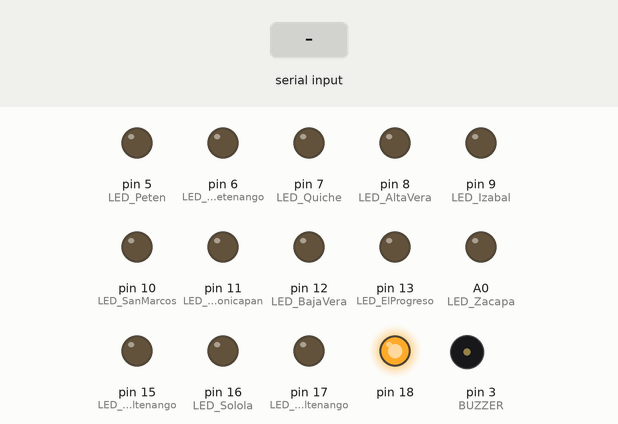
Simulated run of this sketch. Board: Arduino Uno, built with avr-gcc and run on an emulated ATmega328P. Shown: output pins drawn as LEDs (lit = HIGH), buzzer (waves = sounding). Inputs (shaded band) come from the test bench. Random numbers use the default seed unless the sketch sets one.

Above: at 1.8 s.
1.9 s: "Peten\n" received over the second serial link
At 3.0 s:
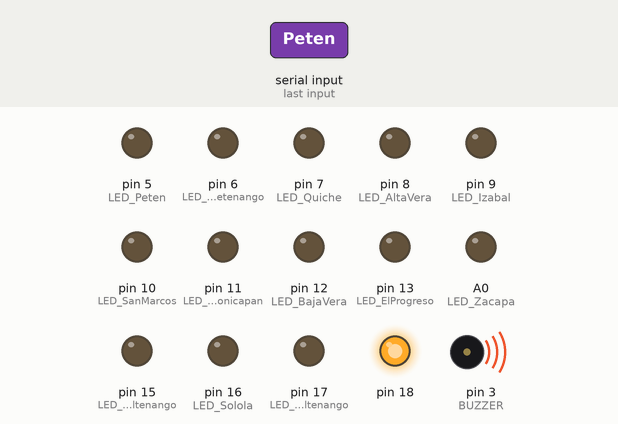
4.9 s: "Flores\n" received over the second serial link
At 7.7 s:
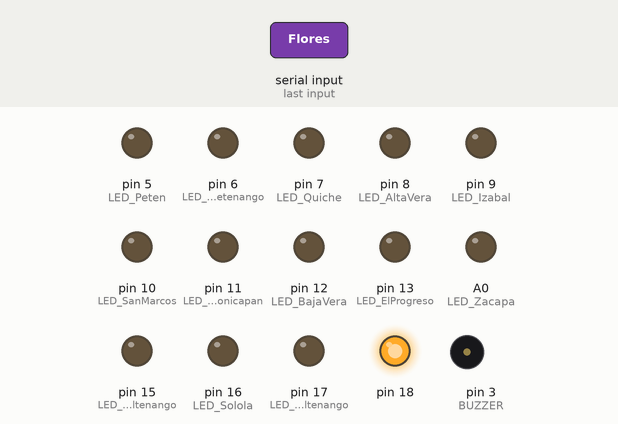
7.9 s: "Huehuetenango\n" received over the second serial link
At 8.8 s:
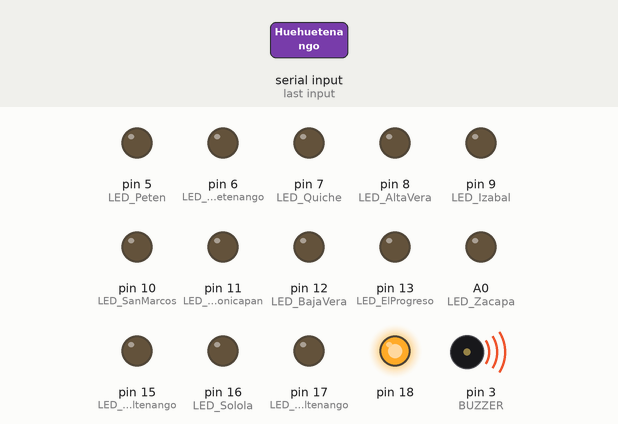
10.9 s: "Flores\n" received over the second serial link
At 12.1 s:
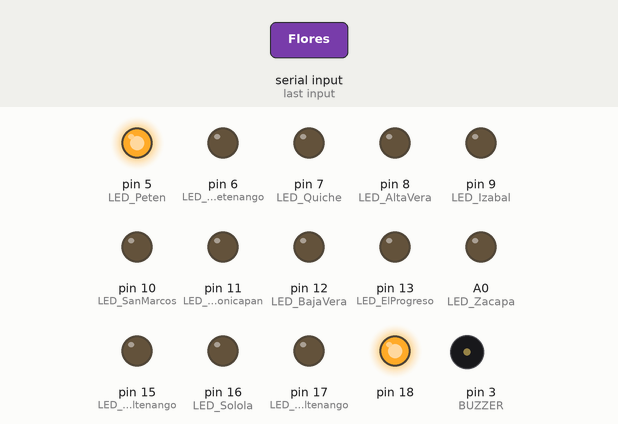
12.4 s: "Quiche\n" received over the second serial link
At 13.4 s:
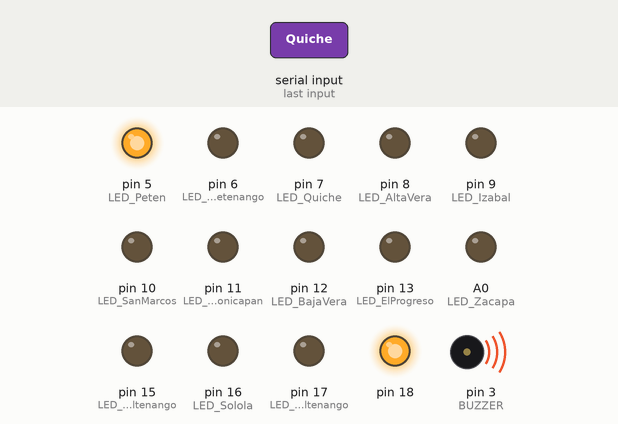
Timing chart, 0 to 15.9 s (numbered marks = the images above; inputs shaded):
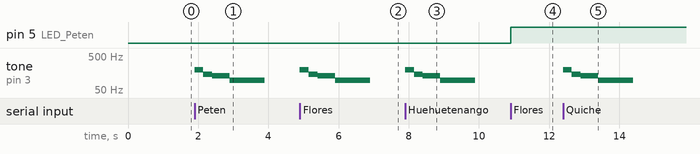

The sketch:

Mapa.ino
```cpp
/*
  Fundación Kinal Centro Educativo Técnico Labral Kinal
  Grado:   Quinto Electrónica
  Sección: A
  Curso:   Taller de Electrónica Digital y Reparación de Computadoras I
  Nombre:  Juan David Tejada Peñuela
  Carné:   2022454
  Nombre:  Jared Hernan Ruiz Anleu
  Carné:   2022011
  Proyecto: Practica #4 - Mapa Interactivo
*/
#include <Wire.h>
#include <PCF8574.h>
#include <SoftwareSerial.h>

const int maxNames = 22; // Numero maximo de nombres a guardar
String names[maxNames]; // Arreglo para almacenar los nombres
int indice_actual = 0; // Indice actual en el arreglo de nombres

#define BUZZER 3
#define LED_Peten           5
#define LED_Huehuetenango   6
#define LED_Quiche          7
#define LED_AltaVera        8
#define LED_Izabal          9
#define LED_SanMarcos      10
#define LED_Totonicapan    11
#define LED_BajaVera       12
#define LED_ElProgreso     13
#define LED_Zacapa         14 //A0
#define LED_Quetzaltenango 15 //A1
#define LED_Solola         16 //A2
#define LED_Chimaltenango  17 //A3

#define PCF8574_HIGH LOW
#define PCF8574_LOW HIGH

SoftwareSerial bluetooth(2, 4);

PCF8574 expansor_PCF1(0x27);
PCF8574 expansor_PCF2(0x26);

void printRandomName(void);
void melodia_buzzer(void);

void setup() {
  // Agregar nombres al arreglo
  names[0] = "Peten";
  names[1] = "Huehuetenango";
  names[2] = "Quiche";
  names[3] = "Alta Verapaz";
  names[4] = "Izabal";
  names[5] = "San Marcos";
  names[6] = "Totonicapan";
  names[7] = "Baja Verapaz";
  names[8] = "El Progreso";
  names[9] = "Zacapa";
  names[10] = "Quetzaltenango";
  names[11] = "Solola";
  names[12] = "Chimaltenango";
  names[13] = "Sacatepequez";
  names[14] = "Guatemala";
  names[15] = "Jalapa";
  names[16] = "Chiquimula";
  names[17] = "Retalhuleu";
  names[18] = "Suchitepequez";
  names[19] = "Escuintla";
  names[20] = "Santa Rosa";
  names[21] = "Jutiapa";

  // Iniciar comunicación serial
  bluetooth.begin(9600);
  bluetooth.println("Hola Tilin");
  Wire.begin();  //Inicio la comunicacion i2c.
  expansor_PCF1.begin();
  expansor_PCF2.begin();

  // Inicializar el generador de números aleatorios
  randomSeed(analogRead(A0));

  // Configurar los pines del LED como salida
  for(int i = 5; i <=20; i++){
  pinMode(i,OUTPUT);
  }

  pinMode(BUZZER,OUTPUT);
}

void loop() {
 printRandomName();
}

void printRandomName() {
 int indice_random;
  do {
    indice_random = random(maxNames); // Obtener un índice aleatorio
  } while (indice_random == indice_actual); // Evitar la repetición del mismo índice

  indice_actual = indice_random; // Actualizar el índice actual

  String randomName = names[indice_actual]; // Obtener el nombre correspondiente al índice

delay(1000);
  bluetooth.print("Departamento: ");
  bluetooth.println(randomName);

  bluetooth.println("Ingresa la capital:");

  while (!bluetooth.available()) {
    // Esperar hasta que se ingrese una respuesta
  }

  String respuesta = bluetooth.readStringUntil('\n');
  respuesta.trim(); // Eliminar espacios en blanco al inicio y final

  if (randomName == "Peten" && respuesta == "Flores") {
    digitalWrite(LED_Peten, HIGH);
    noTone(BUZZER);
  } else if(randomName == "Peten" && respuesta != "Flores"){
    melodia_buzzer();
  }
  if (randomName == "Huehuetenango" && respuesta == "Huehuetenango") {
    digitalWrite(LED_Huehuetenango, HIGH);
    noTone(BUZZER);
  } else if(randomName == "Huehuetenango" && respuesta != "Huehuetenango"){
    melodia_buzzer();
  }
  if (randomName == "Quiche" && respuesta == "Santa Cruz del Quiche") {
    digitalWrite(LED_Quiche, HIGH);
    noTone(BUZZER);
  } else if(randomName == "Quiche" && respuesta != "Santa Cruz del Quiche"){
    melodia_buzzer();
  }
  if (randomName == "Alta Verapaz" && respuesta == "Coban") {
    digitalWrite(LED_AltaVera, HIGH);
    noTone(BUZZER);
  } else if(randomName == "Alta Verapaz" && respuesta != "Coban"){
    melodia_buzzer();
  }
  if (randomName == "Izabal" && respuesta == "Puerto Barrios") {
    digitalWrite(LED_Izabal, HIGH);
    noTone(BUZZER);
  } else if(randomName == "Izabal" && respuesta != "Puerto Barrios"){
    melodia_buzzer();
  }
  if (randomName == "San Marcos" && respuesta == "San Marcos") {
    digitalWrite(LED_SanMarcos, HIGH);
    noTone(BUZZER);
  } else if(randomName == "San Marcos" && respuesta != "San Marcos"){
    melodia_buzzer();
  }
  if (randomName == "Totonicapan" && respuesta == "Totonicapan") {
    digitalWrite(LED_Totonicapan, HIGH);
    noTone(BUZZER);
  } else if(randomName == "Totonicapan" && respuesta != "Totonicapan"){
    melodia_buzzer();
  }
  if (randomName == "Baja Verapaz" && respuesta == "Salama") {
    digitalWrite(LED_BajaVera, HIGH);
    noTone(BUZZER);
  } else if(randomName == "Baja Verapaz" && respuesta != "Salama"){
    melodia_buzzer();
  }
  if (randomName == "El Progreso" && respuesta == "Guastatoya") {
    digitalWrite(LED_ElProgreso, HIGH);
    noTone(BUZZER);
  } else if(randomName == "El Progreso" && respuesta != "Guastatoya"){
    melodia_buzzer();
  }
  if (randomName == "Zacapa" && respuesta == "Zacapa") {
    digitalWrite(LED_Zacapa, HIGH);
    noTone(BUZZER);
  } else if(randomName == "Zacapa" && respuesta != "Zacapa"){
    melodia_buzzer();
  }
  if (randomName == "Quetzaltenango" && respuesta == "Quetzaltenango") {
    digitalWrite(LED_Quetzaltenango, HIGH);
    noTone(BUZZER);
  } else if(randomName == "Quetzaltenango" && respuesta != "Quetzaltenango"){
    melodia_buzzer();
  }
  if (randomName == "Solola" && respuesta == "Solola") {
    digitalWrite(LED_Solola, HIGH);
    noTone(BUZZER);
  } else if(randomName == "Solola" && respuesta != "Solola"){
    melodia_buzzer();
  }
  if (randomName == "Chimaltenango" && respuesta == "Chimaltenango") {
    digitalWrite(LED_Chimaltenango, HIGH);
    noTone(BUZZER);
  } else if(randomName == "Chimaltenango" && respuesta != "Chimaltenango"){
    melodia_buzzer();
  }
  if (randomName == "Sacatepequez" && respuesta == "Antigua Guatemala") {
    expansor_PCF1.write(0,PCF8574_HIGH);
    noTone(BUZZER);
  } else if(randomName == "Sacatepequez" && respuesta != "Antigua Guatemala"){
    melodia_buzzer();
  }
  if (randomName == "Guatemala" && respuesta == "Ciudad de Guatemala") {
    expansor_PCF1.write(1,PCF8574_HIGH);
    noTone(BUZZER);
  } else if(randomName == "Guatemala" && respuesta != "Ciudad de Guatemala"){
    melodia_buzzer();
  }
  if (randomName == "Jalapa" && respuesta == "Jalapa") {
    expansor_PCF1.write(2,PCF8574_HIGH);
    noTone(BUZZER);
  } else if(randomName == "Jalapa" && respuesta != "Jalapa"){
    melodia_buzzer();
  }
  if (randomName == "Chiquimula" && respuesta == "Chiquimula") {
    expansor_PCF1.write(4,PCF8574_HIGH);
    noTone(BUZZER);
  } else if(randomName == "Chiquimula" && respuesta != "Chiquimula"){
    melodia_buzzer();
  }
  if (randomName == "Retalhuleu" && respuesta == "Retalhuleu") {
    expansor_PCF1.write(5,PCF8574_HIGH);
    noTone(BUZZER);
  } else if(randomName == "Retalhuleu" && respuesta != "Retalhuleu"){
    melodia_buzzer();
  }
  if (randomName == "Suchitepequez" && respuesta == "Suchitepequez") {
    expansor_PCF1.write(6,PCF8574_HIGH);
    noTone(BUZZER);
  } else if(randomName == "Suchitepequez" && respuesta != "Suchitepequez"){
    melodia_buzzer();
  }
  if (randomName == "Escuintla" && respuesta == "Escuintla") {
    expansor_PCF1.write(7,PCF8574_HIGH);
    noTone(BUZZER);
  } else if(randomName == "Escuintla" && respuesta != "Escuintla"){
    melodia_buzzer();
  }
  if (randomName == "Santa Rosa" && respuesta == "Santa Rosa") {
    expansor_PCF2.write(0,PCF8574_HIGH);
    noTone(BUZZER);
  } else if(randomName == "Santa Rosa" && respuesta != "Santa Rosa"){
    melodia_buzzer();
  }
  if (randomName == "Jutiapa" && respuesta == "Jutiapa") {
    expansor_PCF2.write(1,PCF8574_HIGH);
    noTone(BUZZER);
  } else if(randomName == "Jutiapa" && respuesta != "Jutiapa"){
    melodia_buzzer();
  }
}

void melodia_buzzer(){
  tone(BUZZER, 196, 250); // Frecuencia: G3, Duración: 250ms
  delay(250);
  tone(BUZZER, 147, 250); // Frecuencia: D3, Duración: 250ms
  delay(250);
  tone(BUZZER, 131, 500); // Frecuencia: C3, Duración: 500ms
  delay(500);
  tone(BUZZER, 98, 1000); // Frecuencia: G2, Duración: 1000ms
}
```

Measured:
- after the input at 1.9 s, tone on pin 3 (BUZZER): plays 196 Hz for 0.25 s, 147 Hz for 0.25 s, 131 Hz for 0.50 s, 98 Hz for 1.0 s, starting at once
- after the input at 4.9 s, tone on pin 3 (BUZZER): plays 196 Hz for 0.25 s, 147 Hz for 0.25 s, 131 Hz for 0.50 s, 98 Hz for 1.0 s, starting at once
- after the input at 7.9 s, tone on pin 3 (BUZZER): plays 196 Hz for 0.25 s, 147 Hz for 0.25 s, 131 Hz for 0.50 s, 98 Hz for 1.0 s, starting at once
- after the input at 10.9 s, pin 5 (LED_Peten): LOW → HIGH at once
- after the input at 12.4 s, tone on pin 3 (BUZZER): plays 196 Hz for 0.25 s, 147 Hz for 0.25 s, 131 Hz for 0.50 s, 98 Hz for 1.0 s, starting at once
